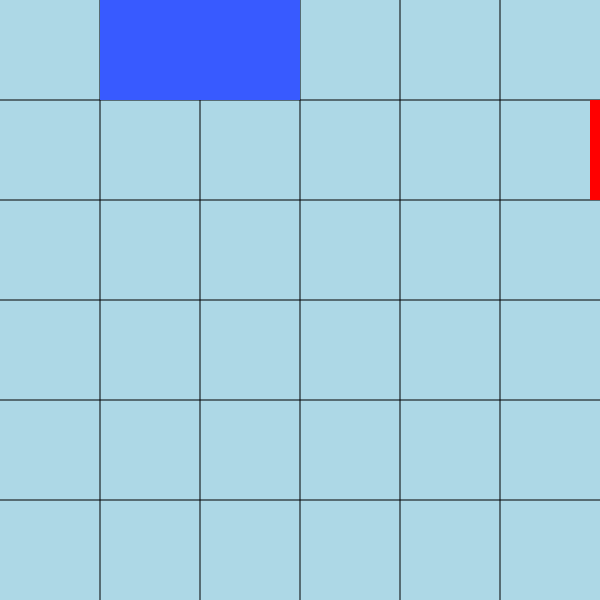
Frame 1 (no input)
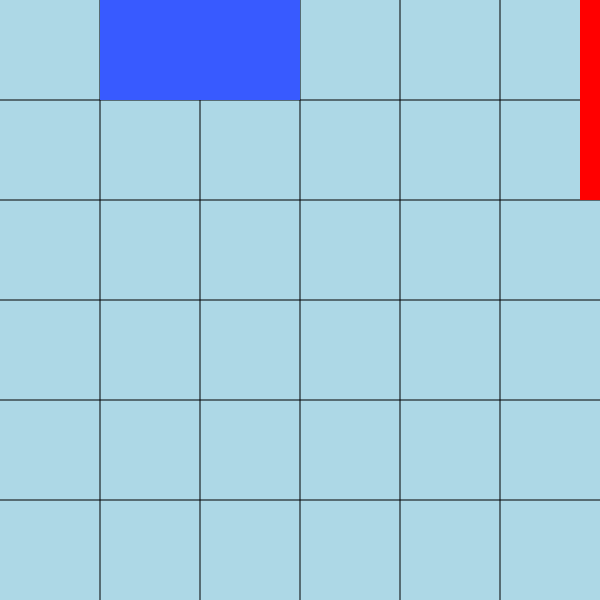
Frame 60 (no input)
Frame 120 (the mouse pressed at the canvas centre since frame 60): identical to frame 60, image omitted

The p5.js sketch that drew these frames (run headless with seeded random() and noise() and a simulated clock; from frame 60 on, the mouse is pressed at the canvas centre):

// p5.js sketch
// ── sketch.js
let cars = [], ledger = [], focus = 0;

function setup() {
  createCanvas(600, 600);
  cars.push(new twoBlock(true, [1, 2], color(56, 90, 255)));
  for (let i = 0; i < 36; i++) {
      ledger.push(0);
  }

  for (let i = 0; i < cars.length; i++){
      for(let j=0; j < cars[i].occ.length; j+=1){
          ledger[cars[i].occ[j]] = i+1;
      }
  }

  for(let i=0; i<ledger.length; i+=1){
      console.log(ledger[i]);
  }
}

function draw() {
  background("lightblue")

  //LAYOUT AND AESTHETICS
  strokeWeight(1)
  //horizontal grid lines
  line(0, height * 1 / 6, width, height * 1 / 6)
  line(0, height * 2 / 6, width, height * 2 / 6)
  line(0, height * 3 / 6, width, height * 3 / 6)
  line(0, height * 4 / 6, width, height * 4 / 6)
  line(0, height * 5 / 6, width, height * 5 / 6)

  //vertical grid lines
  line(width * 1 / 6, 0, width * 1 / 6, height)
  line(width * 2 / 6, 0, width * 2 / 6, height)
  line(width * 3 / 6, 0, width * 3 / 6, height)
  line(width * 4 / 6, 0, width * 4 / 6, height)
  line(width * 5 / 6, 0, width * 5 / 6, height)

  //exit zone
  strokeWeight(0)
  fill("red")
  rect(width - 10, height * 1 / 6, 10, 100)

  for(let i = 0; i<cars.length; i+=1){
      cars[i].epoch();
  }
}
// ── class.js
class twoBlock {
  constructor(V, occI, col) {
    this.vert = V;
    this.occ = occI;
    this.color = col;
    this.sel = false; // SELECTED
    this.occ.sort();
  }
  moveR() {
    if (this.vert == false && this.sel == true && ledger[this.occ[1]+1] == 0){
      for (let i = 0; i < this.occ.length; i++) {
          this.occ[i] += 1;
        }
    }
  }

  moveL() {
    if (this.vert == false && this.sel == true && ledger[this.occ[0]-1] == 0){
      for (let i = 0; i < this.occ.length; i++) {
        this.occ[i]-= 1;
      }
    }
  }

  moveU() {
    if (this.vert == true && this.sel == true && ledger[this.occ[0]-6] == 0){
      for (let i = 0; i < this.occ.length; i++) {
        this.occ[i]-= 6;
      }
    }
  }

  moveD() {
    if (this.vert == false && this.sel == true && ledger[this.occ[1]+6] == 0){
      for (let i = 0; i < this.occ.length; i++) {
        this.occ[i]+= 6;
      }
    }
  }

  epoch() {
    for (let i = 0; i < this.occ.length; i++) {
        rectMode(RADIUS);
        fill(this.color);
        if(this.sel === false){
            rect(squareToCords(this.occ[i]).x, squareToCords(this.occ[i]).y, 50, 50);
        }
        if(this.sel === true){
            rect(squareToCords(this.occ[i]).x, squareToCords(this.occ[i]).y, 60, 60);
        }
    }
  }
}

class threeBlock {
  constructor(V, occI, col) {
    this.vert = V;
    this.occ = occI;
    this.color = col;
    this.sel = false; // SELECTED
    this.occ.sort();
  }
  moveR() {
    if (this.vert == false && this.sel == true && ledger[this.occ[2]+1] == 0){
      for (let i = 0; i < this.occ.length; i++) {
          this.occ[i] += 1;
      }
    }
  }

  moveL() {
    if (this.vert == false && this.sel == true && ledger[this.occ[0]-1] == 0){
      for (let i = 0; i < this.occ.length; i++) {
        this.occ[i]-= 1;
      }
    }
  }

  moveU() {
    if (this.vert == true && this.sel == true && ledger[this.occ[0]-6] == 0){
      for (let i = 0; i < this.occ.length; i++) {
        this.occ[i]-= 6;
      }
    }
  }

  moveD() {
    if (this.vert == false && this.sel == true && ledger[this.occ[2]+6] == 0){
      for (let i = 0; i < this.occ.length; i++) {
        this.occ[i]+= 6;
      }
    }
  }

  epoch() {
    for (let i = 0; i < this.occ.length; i++) {
      rectMode(RADIUS);
      fill(this.color);
      if(this.sel === false){
          rect(squareToCords(this.occ[i]).x, squareToCords(this.occ[i]).y, 50, 50);
      }
      if(this.sel === true){
          rect(squareToCords(this.occ[i]).x, squareToCords(this.occ[i]).y, 60, 60);
      }
    }
  }
}

function coordsToSquare(x, y) {
    if (x > 600 || y > 600) {
      return -1;
    }
    return 6 * (Math.floor(y / 100)) + Math.floor(x / 100);
}

function squareToCords(i) {
  return createVector(50 + (i % 6) * 100, 50 + Math.floor(i / 6) * 100);
}

function mousePressed() {
  let mind = coordsToSquare(mouseX, mouseY);
  console.log(coordsToSquare(mouseX, mouseY));
  if (ledger[mind] != 0) {
      focus=ledger[mind];
      cars[focus].sel = true;
  }
}
// ── maps.js
let
    map1 = {
        "goal": 17,
        "cars": [
            [2, false, [12, 13], "red"], [2, false, [0, 1], "blue"], [2, false, [2, 3], "black"], [2, true, [14, 20], "gray"], [2, true, [26, 32], "yellow"], [2, true, [10, 16], "palegreen"], [3, true, [5, 11, 17], "gray"], [3, true, [19, 25, 31], "black"], [3, false, [6, 7, 8], "purple"]
        ],
        "walls": []
    }


map2 = {
    "goal": 17,
    "cars": [
        [2, false, [12, 13], "red"], [2, true, [8, 14], "blue"], [2, true, [17, 23], "blue"], [2, false, [28, 29], "blue"], [2, false, [34, 35], "blue"], [2, true, [24, 30], "blue"], [2, true, [25, 31], "blue"], [2, true, [26, 32], "blue"], [3, false, [18, 19, 20], "blue"], [3, true, [10, 16, 22], "blue"]
    ], //PRIVILEGED CAR AT THE FRONT
    "walls": []
}


let maps = [map1, map2];
function newMap() {
    cars = [], ledger = [], focus = 0, moves = 0, purgatory = false;
    if (level === 4) { console.log("Nah, I'd win."); noLoop(); }
    else {
        level += 1;
        for (i in maps[level].cars) {
            if (maps[level].cars[i][0] === 2) cars.push(new twoBlock(maps[level].cars[i][1], maps[level].cars[i][2], maps[level].cars[i][3]));
            else cars.push(new threeBlock(maps[level].cars[i][1], maps[level].cars[i][2], maps[level].cars[i][3]));
        }
    }
    for (let ii = 0; ii < cars.length; ii += 1) {
        console.log(cars[ii].occ);
    }
}
